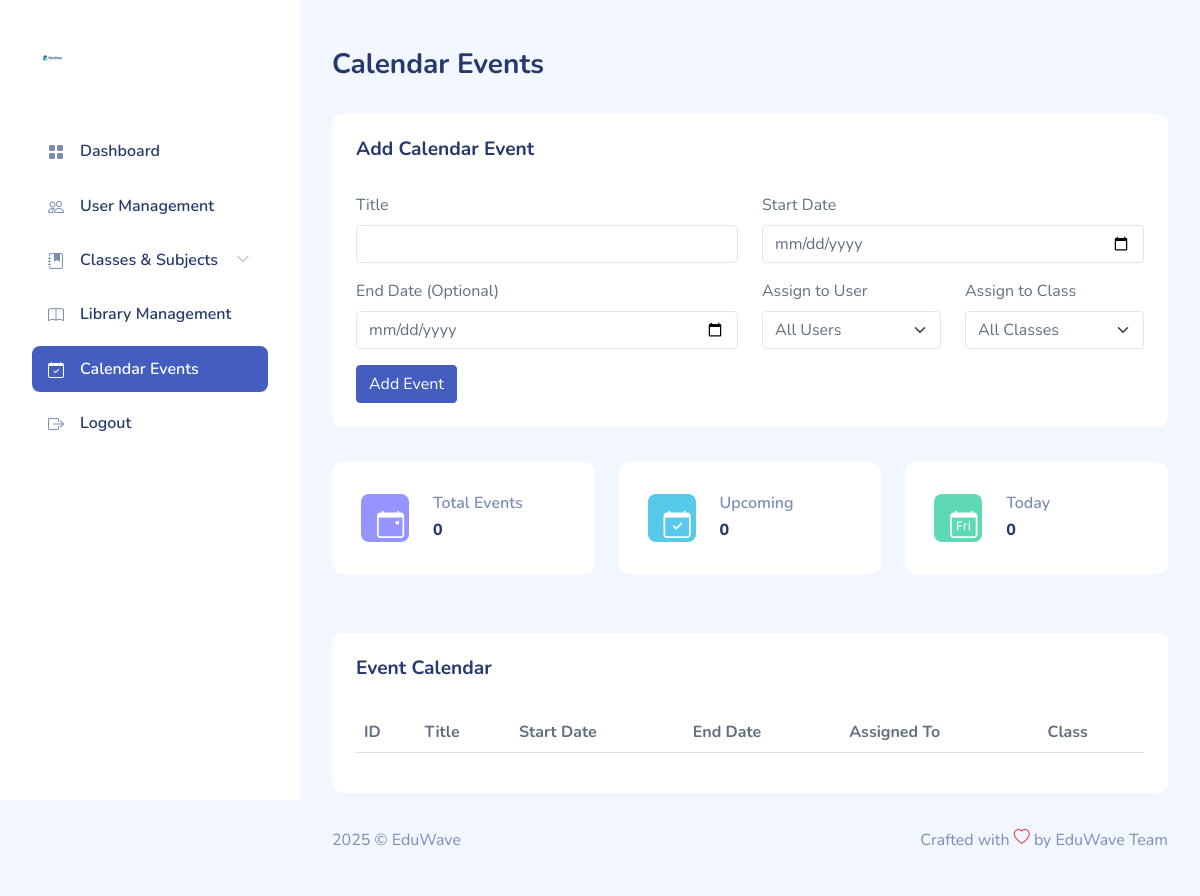
Before: /admin/event_add.php (signed in) with the older database file.
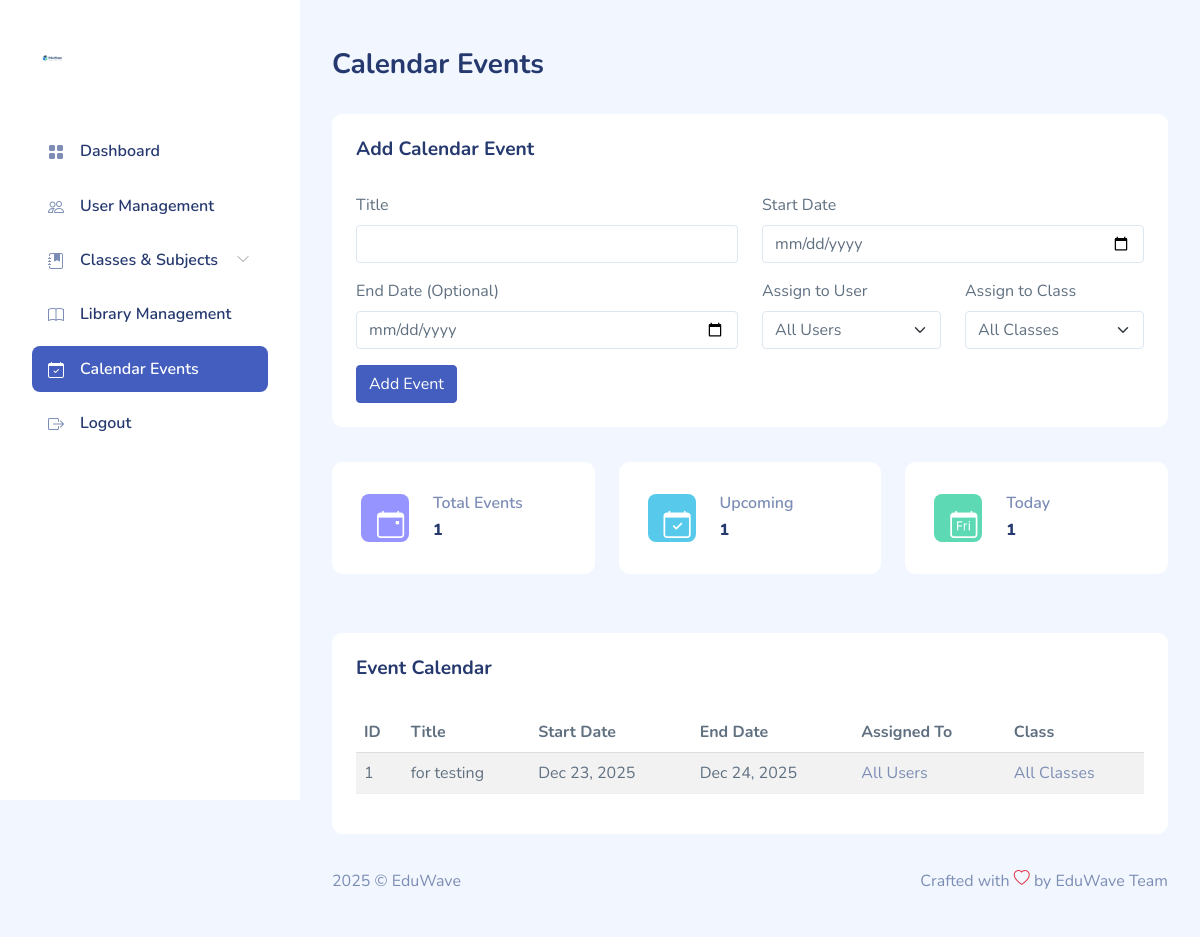
After: the same page with the newer database file.
### tables this page shows
CREATE TABLE `calendar_events` (
  `id` int(11) NOT NULL,
  `title` varchar(255) NOT NULL,
  `start_date` date NOT NULL,
  `end_date` date DEFAULT NULL,
  `user_id` int(11) DEFAULT NULL,
  `class_id` int(11) DEFAULT NULL
);

### admin/event_add.php (the view, shortened to what the changed rows need)
<?php
require_once __DIR__ . '/../includes/config.php';
$events_stmt = $pdo->query('
    SELECT
        ce.*,
        u.name as user_name,
        c.grade_name as class_name
    FROM calendar_events ce
    LEFT JOIN users u ON ce.user_id = u.id
    LEFT JOIN classes c ON ce.class_id = c.id
    ORDER BY ce.start_date DESC
');
$events = $events_stmt->fetchAll();
$event_count = $pdo->query('SELECT COUNT(*) FROM calendar_events')->fetchColumn();
$upcoming_events = $pdo->query('SELECT COUNT(*) FROM calendar_events WHERE start_date >= CURDATE()')->fetchColumn();
$today_events = $pdo->query('SELECT COUNT(*) FROM calendar_events WHERE start_date = CURDATE()')->fetchColumn();
?>
<!DOCTYPE html>
<html lang="en">
<head>
    <link rel="stylesheet" href="../dashboardassets/css/bootstrap.css">
    <link rel="stylesheet" href="../dashboardassets/vendors/iconly/bold.css">
    <link rel="stylesheet" href="../dashboardassets/vendors/perfect-scrollbar/perfect-scrollbar.css">
    <link rel="stylesheet" href="../dashboardassets/vendors/bootstrap-icons/bootstrap-icons.css">
    <link rel="stylesheet" href="../dashboardassets/css/app.css">
</head>
<body>
    <div id="app">
        <div id="main">
            <div class="page-content">
                <section class="row">
                    <div class="col-12">
                        <div class="row mb-4">
                            <div class="col-6 col-lg-4 col-md-6">
                                <div class="card">
                                    <div class="card-body px-3 py-4-5">
                                        <div class="row">
                                            <div class="col-md-8">
                                                <h6 class="text-muted font-semibold">Total Events</h6>
                                                <h6 class="font-extrabold mb-0"><?= $event_count ?></h6>
                                            </div>
                                        </div>
                                    </div>
                                </div>
                            </div>
                            <div class="col-6 col-lg-4 col-md-6">
                                <div class="card">
                                    <div class="card-body px-3 py-4-5">
                                        <div class="row">
                                            <div class="col-md-8">
                                                <h6 class="text-muted font-semibold">Upcoming</h6>
                                                <h6 class="font-extrabold mb-0"><?= $upcoming_events ?></h6>
                                            </div>
                                        </div>
                                    </div>
                                </div>
                            </div>
                            <div class="col-6 col-lg-4 col-md-6">
                                <div class="card">
                                    <div class="card-body px-3 py-4-5">
                                        <div class="row">
                                            <div class="col-md-8">
                                                <h6 class="text-muted font-semibold">Today</h6>
                                                <h6 class="font-extrabold mb-0"><?= $today_events ?></h6>
                                            </div>
                                        </div>
                                    </div>
                                </div>
                            </div>
                        </div>
                        <div class="card mt-4">
                            <div class="card-body">
                                <div class="table-responsive">
                                    <table class="table table-striped">
                                        <thead>
                                            <tr>
                                                <th>ID</th>
                                                <th>Title</th>
                                                <th>Start Date</th>
                                                <th>End Date</th>
                                                <th>Assigned To</th>
                                                <th>Class</th>
                                            </tr>
                                        </thead>
                                        <tbody>
                                            <?php foreach ($events as $event): ?>
                                                <tr>
                                                    <td><?= htmlspecialchars($event['id']) ?></td>
                                                    <td><?= htmlspecialchars($event['title']) ?></td>
                                                    <td><?= date('M j, Y', strtotime($event['start_date'])) ?></td>
                                                    <td>
                                                        <?php if ($event['end_date']): ?>
                                                            <?= date('M j, Y', strtotime($event['end_date'])) ?>
                                                        <?php else: ?>
                                                            <span class="text-muted">N/A</span>
                                                        <?php endif; ?>
                                                    </td>
                                                    <td>
                                                        <?php if ($event['user_name']): ?>
                                                            <span class="badge bg-primary"><?= htmlspecialchars($event['user_name']) ?></span>
                                                        <?php else: ?>
                                                            <span class="text-muted">All Users</span>
                                                        <?php endif; ?>
                                                    </td>
                                                    <td>
                                                        <?php if ($event['class_name']): ?>
                                                            <span class="badge bg-info"><?= htmlspecialchars($event['class_name']) ?></span>
                                                        <?php else: ?>
                                                            <span class="text-muted">All Classes</span>
                                                        <?php endif; ?>
                                                    </td>
                                                </tr>
                                            <?php endforeach; ?>
                                        </tbody>
                                    </table>
                                </div>
                            </div>
                        </div>
                    </div>
                </section>
            </div>
        </div>
    </div>
</body>
</html>

Changed rows visible on the page:
added calendar_events: id "1", title "for testing", start_date "Dec 23, 2025", end_date "Dec 24, 2025"
Other visible differences:
$event_count: "0" → "1"
$upcoming_events: "0" → "1"
$today_events: "0" → "1"
